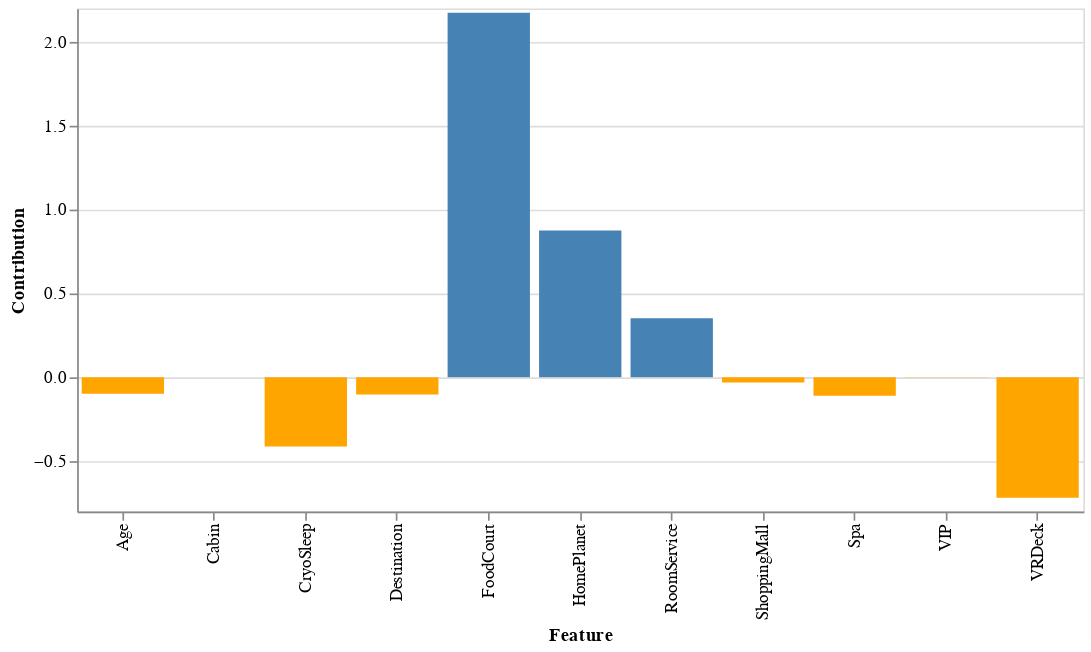

The cell this chart's notebook holds for it:
### Code cell
agent_chain.run("请将得到的feature的贡献程度可视化的表现出来")

### Figure 1 — Vega-Lite specification as saved in the notebook (floating-point values rounded to 4 significant figures)
{"config": {"view": {"continuousWidth": 300, "continuousHeight": 300}}, "data": {"name": "data-fd94391f83794ef2178321902aff2593"}, "mark": {"type": "bar"}, "encoding": {"color": {"condition": {"test": "(datum.Contribution > 0)", "value": "steelblue"}, "value": "orange"}, "x": {"field": "Feature", "type": "nominal"}, "y": {"field": "Contribution", "type": "quantitative"}}, "width": 600, "$schema": "https://vega.github.io/schema/vega-lite/v5.8.0.json", "datasets": {"data-fd94391f83794ef2178321902aff2593": [{"Feature": "HomePlanet", "Contribution": 0.8751}, {"Feature": "CryoSleep", "Contribution": -0.4124}, {"Feature": "Cabin", "Contribution": 0.0}, {"Feature": "Destination", "Contribution": -0.1025}, {"Feature": "Age", "Contribution": -0.0982}, {"Feature": "VIP", "Contribution": -0.0012}, {"Feature": "RoomService", "Contribution": 0.353}, {"Feature": "FoodCourt", "Contribution": 2.175}, {"Feature": "ShoppingMall", "Contribution": -0.0302}, {"Feature": "Spa", "Contribution": -0.1096}, {"Feature": "VRDeck", "Contribution": -0.7176}]}}
